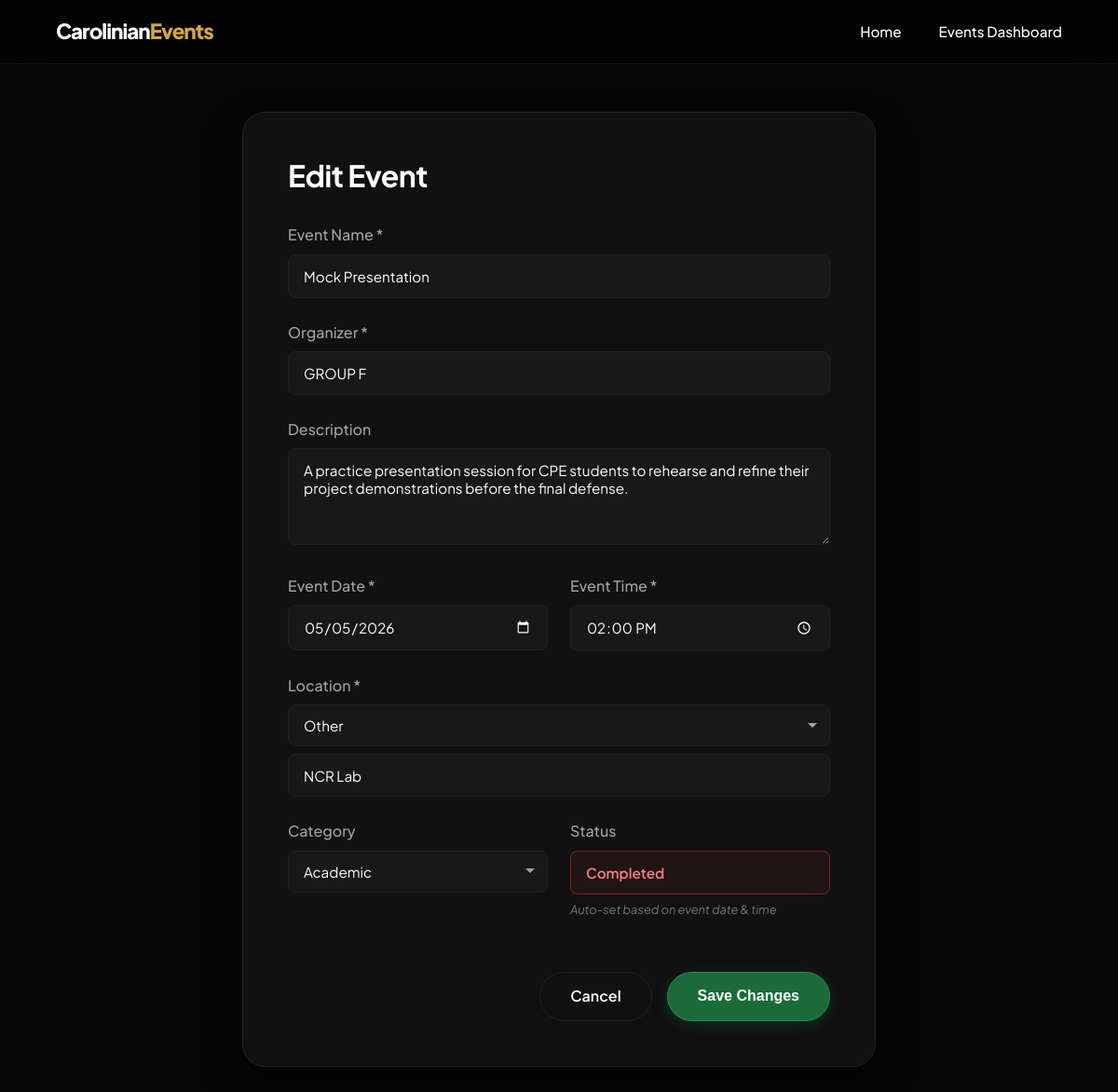
Page /update.php?id=1 on the committed database.
### tables this page shows
CREATE TABLE IF NOT EXISTS events (
    id          INT(11)         NOT NULL AUTO_INCREMENT,
    event_name  VARCHAR(255)    NOT NULL,
    organizer   VARCHAR(255)    NOT NULL,
    description TEXT            NOT NULL,
    event_date  DATE            NOT NULL,
    event_time  TIME            NOT NULL,
    location    VARCHAR(255)    NOT NULL,
    category    VARCHAR(255)    NOT NULL DEFAULT 'Academic',
    status      ENUM('Upcoming', 'Ongoing', 'Completed')
                                NOT NULL DEFAULT 'Upcoming',
    created_at  TIMESTAMP       DEFAULT CURRENT_TIMESTAMP,

    PRIMARY KEY (id)
);

### update.php (the view, shortened to what this page needs)
<?php
$id = intval($_GET['id']);
$result = $conn->query("SELECT * FROM events WHERE id=$id");
if ($result && $result->num_rows > 0) {
    $event = $result->fetch_assoc();
} else {
    header("Location: view.php");
    exit;
}
?>
<!DOCTYPE html>
<html lang="en">
<head>
    <link rel="stylesheet" href="style.css">
</head>
<body>
    <nav class="navbar scrolled" id="navbar">
        <div class="nav-container">
            <a href="index.php" class="brand">Carolinian<span>Events</span></a>
            <div class="nav-links">
                <a href="index.php">Home</a>
                <a href="view.php">Events Dashboard</a>
            </div>
        </div>
    </nav>
    <div class="form-container">
        <div class="form-card reveal active">
            <h1>Edit Event</h1>
            <form action="update.php?id=<?= $id ?>" method="POST">
                <div class="form-group">
                    <label for="event_name">Event Name *</label>
                    <input type="text" id="event_name" name="event_name" class="form-control" value="<?= htmlspecialchars($event['event_name']) ?>" required>
                </div>
                <div class="form-group">
                    <label for="organizer">Organizer *</label>
                    <input type="text" id="organizer" name="organizer" class="form-control" value="<?= htmlspecialchars($event['organizer']) ?>" required>
                </div>
                <div class="form-group">
                    <label for="description">Description</label>
                    <textarea id="description" name="description" class="form-control" rows="4"><?= htmlspecialchars($event['description']) ?></textarea>
                </div>
                <div class="form-row">
                    <div class="form-group">
                        <label for="event_date">Event Date *</label>
                        <input type="date" id="event_date" name="event_date" class="form-control" value="<?= $event['event_date'] ?>" required>
                    </div>
                    <div class="form-group">
                        <label for="event_time">Event Time *</label>
                        <input type="time" id="event_time" name="event_time" class="form-control" value="<?= $event['event_time'] ?>" required>
                    </div>
                </div>
                <div class="form-group">
                    <label for="location_select">Location *</label>
                    <?php
                    $presetLocations = ['Bunzel Building', 'Rigney Hall', 'LRC Building', 'SMED Building', 'PE Building', 'SAFAD Theatre', 'MR Hall', 'Basketball Court', 'Soccer Field'];
                    $currentLocation = $event['location'];
                    $isCustomLocation = !in_array($currentLocation, $presetLocations);
                    ?>
                    <select id="location_select" name="location_select" class="form-control" required>
                        <option value="Other" <?= $isCustomLocation ? 'selected' : '' ?>>Other</option>
                    </select>
                    <input type="text" id="location_other" name="location_other" class="form-control other-input" placeholder="Enter custom location" style="display:<?= $isCustomLocation ? 'block' : 'none' ?>; margin-top:0.5rem;" value="<?= $isCustomLocation ? htmlspecialchars($currentLocation) : '' ?>">
                </div>
                <div class="form-row">
                    <div class="form-group">
                        <label for="category_select">Category</label>
                        <?php
                        $presetCategories = ['Academic', 'Cultural', 'Sports', 'Social'];
                        $currentCategory = $event['category'];
                        ?>
                        <select id="category_select" name="category_select" class="form-control">
                            <?php foreach ($presetCategories as $cat): ?>
                                <option value="<?= $cat ?>" <?= ($currentCategory === $cat) ? 'selected' : '' ?>><?= $cat ?></option>
                            <?php endforeach; ?>
                        </select>
                    </div>
                    <div class="form-group">
                        <label for="status_display">Status</label>
                        <input type="text" id="status_display" class="form-control" value="<?= htmlspecialchars($event['status']) ?>" readonly>
                        <small class="status-hint">Auto-set based on event date & time</small>
                    </div>
                </div>
                <div class="form-actions">
                    <a href="view.php" class="btn btn-secondary">Cancel</a>
                    <button type="submit" class="btn btn-primary">Save Changes</button>
                </div>
            </form>
        </div>
    </div>
</body>
</html>

### style.css (style rules this page uses)
:root { --primary: #1B6B3A; --primary-light: #2A8C4F; --accent: #D4A843; --accent-hover: #E6BB55; --bg-dark: #050505; --bg-surface: #0a0a0a; --bg-card: #111111; --border: #222222; --text-main: #FFFFFF; --text-muted: #A1A1AA; }
* { margin: 0; padding: 0; box-sizing: border-box; }
html { scroll-behavior: smooth; }
body { font-family: 'Plus Jakarta Sans', sans-serif; background-color: var(--bg-dark); color: var(--text-main); line-height: 1.6; overflow-x: hidden; }
h1, h2, h3 { line-height: 1.2; font-weight: 700; letter-spacing: -0.02em; }
a { text-decoration: none; color: inherit; }
.btn { display: inline-flex; align-items: center; justify-content: center; padding: 0.8rem 2rem; border-radius: 50px; font-weight: 600; transition: all 0.3s cubic-bezier(0.16, 1, 0.3, 1); cursor: pointer; font-size: 1rem; }
.btn-primary { background: var(--primary); color: white; border: 1px solid var(--primary-light); box-shadow: 0 4px 15px rgba(27, 107, 58, 0.3); }
.btn-secondary { background: transparent; color: white; border: 1px solid var(--border); }
.navbar { position: fixed; top: 0; width: 100%; padding: 1.5rem 5%; display: flex; justify-content: center; z-index: 1000; transition: all 0.4s ease; }
.navbar.scrolled { padding: 1rem 5%; background: rgba(0, 0, 0, 0.4); backdrop-filter: blur(20px); -webkit-backdrop-filter: blur(20px); border-bottom: 1px solid rgba(255, 255, 255, 0.05); }
.nav-container { width: 100%; max-width: 1200px; display: flex; justify-content: space-between; align-items: center; }
.brand { font-size: 1.4rem; font-weight: 800; letter-spacing: -1px; }
.brand span { color: var(--accent); }
.nav-links { display: none; }
.sort-select, select.form-control { appearance: none; -webkit-appearance: none; -moz-appearance: none; background-repeat: no-repeat; background-position: right 0.75rem center; padding-right: 2.5rem; cursor: pointer; }
.sort-select option, .form-control option { background: #1a1a1a; color: white; padding: 0.5rem; }
.form-container { padding: 120px 5% 5rem; max-width: 800px; margin: 0 auto; }
.form-card { background: var(--bg-card); padding: 3rem; border-radius: 24px; border: 1px solid var(--border); box-shadow: 0 20px 40px rgba(0,0,0,0.4); }
.form-card h1 { margin-bottom: 2rem; font-size: 2rem; }
.form-group { margin-bottom: 1.5rem; }
.form-group label { display: block; margin-bottom: 0.5rem; color: var(--text-muted); font-weight: 500; }
.form-control { width: 100%; padding: 0.8rem 1rem; background: rgba(255, 255, 255, 0.03); border: 1px solid var(--border); border-radius: 8px; color: white; font-family: inherit; font-size: 0.95rem; transition: border-color 0.3s, background 0.3s; }
input[type="date"].form-control, input[type="time"].form-control { color-scheme: dark; }
.form-row { display: grid; grid-template-columns: 1fr 1fr; gap: 1.5rem; }
.form-actions { display: flex; justify-content: flex-end; gap: 1rem; margin-top: 2rem; }
.status-hint { display: block; margin-top: 0.4rem; color: var(--text-muted); font-size: 0.8rem; font-style: italic; opacity: 0.7; }
.status-auto { font-weight: 600; cursor: default; }
.status-auto-completed { color: #FC8181 !important; border-color: rgba(229, 62, 62, 0.4) !important; background: rgba(229, 62, 62, 0.08) !important; }
.other-input { animation: slideDown 0.25s ease-out; }
.reveal { opacity: 0; transform: translateY(40px); transition: opacity 0.8s cubic-bezier(0.16, 1, 0.3, 1), transform 0.8s cubic-bezier(0.16, 1, 0.3, 1); }
.reveal.active { opacity: 1; transform: translateY(0); }
@media (min-width: 768px) { .nav-links { display: flex; gap: 2.5rem; } }
@media (min-width: 768px) { .nav-links a { font-weight: 500; font-size: 0.95rem; transition: color 0.3s; } }

### rows in the picture
events: event_name "Mock Presentation", organizer "GROUP F", description "A practice presentation session for CPE students to rehearse and refine their project demonstrations before the final defense.", event_date "05/05/2026", event_time "14:00:00", location_select "Other", location_other "NCR Lab", category_select "Academic", status "Completed"
